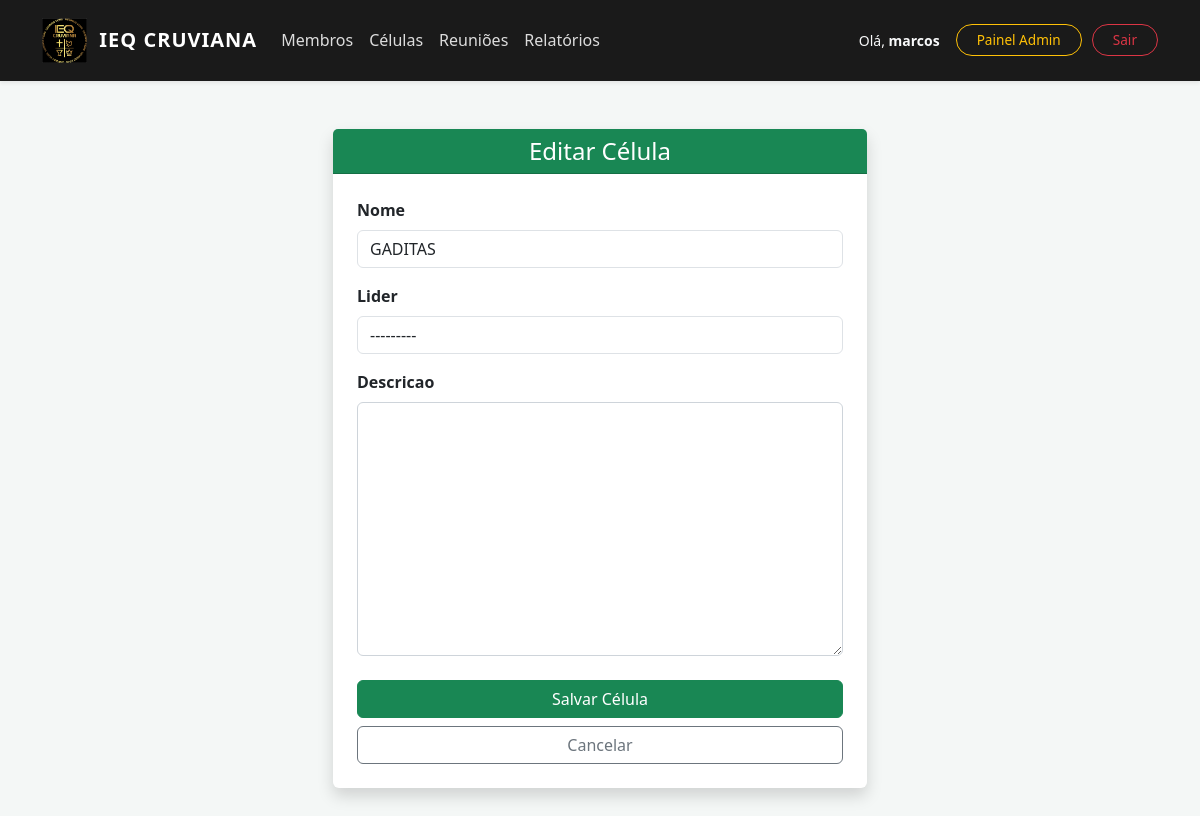
The page /gestao/celulas/4/editar/ (signed in) on the database as committed earlier.
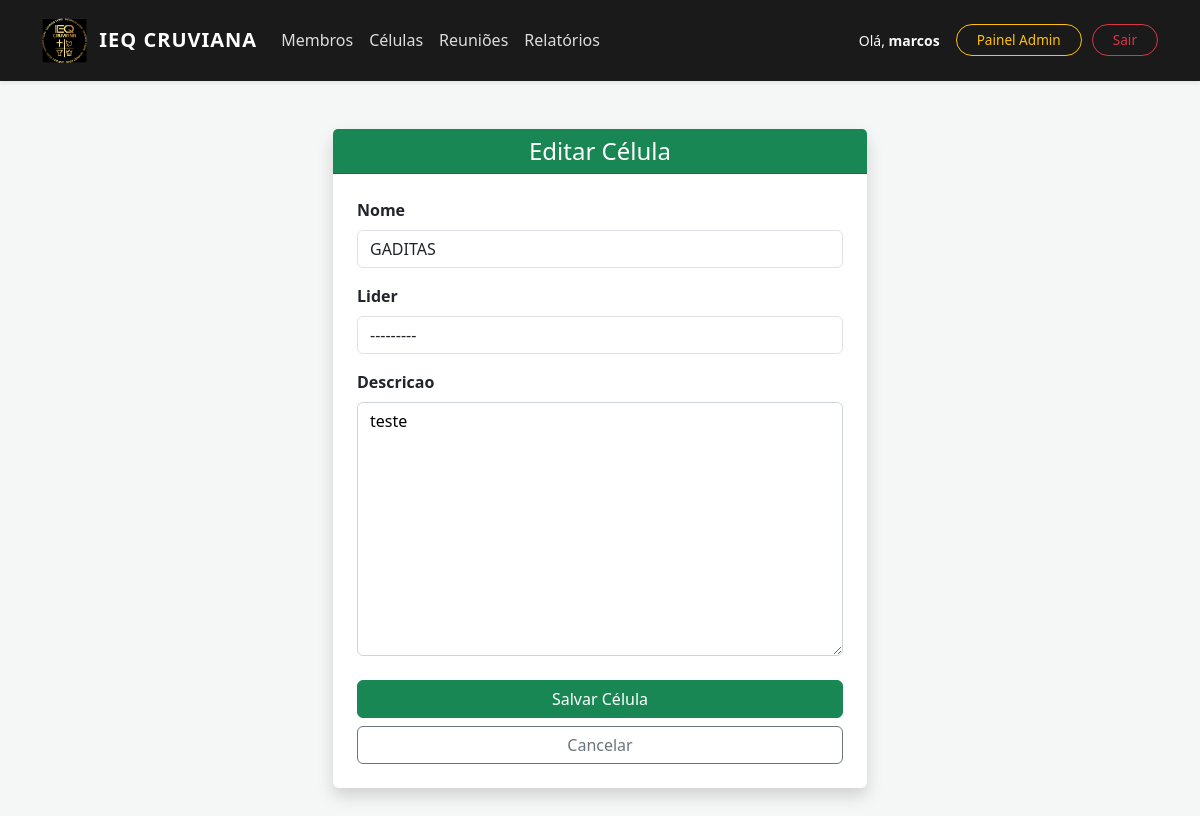
The same page on the database as committed later.
### membros/models.py (models this page shows, shortened)
class Celula(models.Model):
    nome = models.CharField(max_length=100, unique=True)
    lider = models.ForeignKey('auth.User', on_delete=models.SET_NULL, null=True, blank=True, related_name='celulas_lideradas')
    descricao = models.TextField(blank=True, null=True)
    class Meta:
        verbose_name = "Célula"
        verbose_name_plural = "Células"
        ordering = ['nome']

### membros/views.py (the view)
# urls.py: path('celulas/<int:pk>/editar/', views.editar_celula, name='editar_celula'),
@login_required
@permission_required('membros.change_celula', raise_exception=True)
def editar_celula(request, pk):
    celula = get_object_or_404(Celula, pk=pk)
    if request.method == 'POST':
        form = CelulaForm(request.POST, instance=celula)
        if form.is_valid():
            form.save()
            messages.success(request, "Celula atualizada!")
            return redirect('membros:listar_celulas')
    else:
        form = CelulaForm(instance=celula)
    return render(request, 'membros/celula_form.html', {'form': form, 'celula': celula})

### membros/forms.py
class CelulaForm(forms.ModelForm):
    class Meta:
        model = Celula
        fields = '__all__'
        widgets = {
            'nome': forms.TextInput(attrs={'class': 'form-control'}),
            'lider': forms.Select(attrs={'class': 'form-control'}),
        }

### membros/templates/membros/celula_form.html (shortened to what this page needs)
{% extends 'base.html' %}
{% block content %}
<div class="container mt-5">
    <div class="row justify-content-center">
        <div class="col-md-6">
            <div class="card shadow border-0">
                <div class="card-header bg-success text-white">
                    <h4 class="mb-0 text-center">{% if celula %}Editar{% else %}Cadastrar Nova{% endif %} Célula</h4>
                </div>
                <div class="card-body p-4">
                    <form method="post">
                        {% for field in form %}
                            <div class="mb-3">
                                <label class="form-label fw-bold">{{ field.label }}</label>
                                {{ field }}
                            </div>
                        {% endfor %}
                        <div class="d-grid gap-2 mt-4">
                            <button type="submit" class="btn btn-success">Salvar Célula</button>
                            <a href="{% url 'membros:listar_celulas' %}" class="btn btn-outline-secondary">Cancelar</a>
                        </div>
                    </form>
                </div>
            </div>
        </div>
    </div>
</div>
{% endblock %}

Rows that differ between the two databases and show on the page:
changed Celula "GADITAS": descricao (not shown) → "teste"
